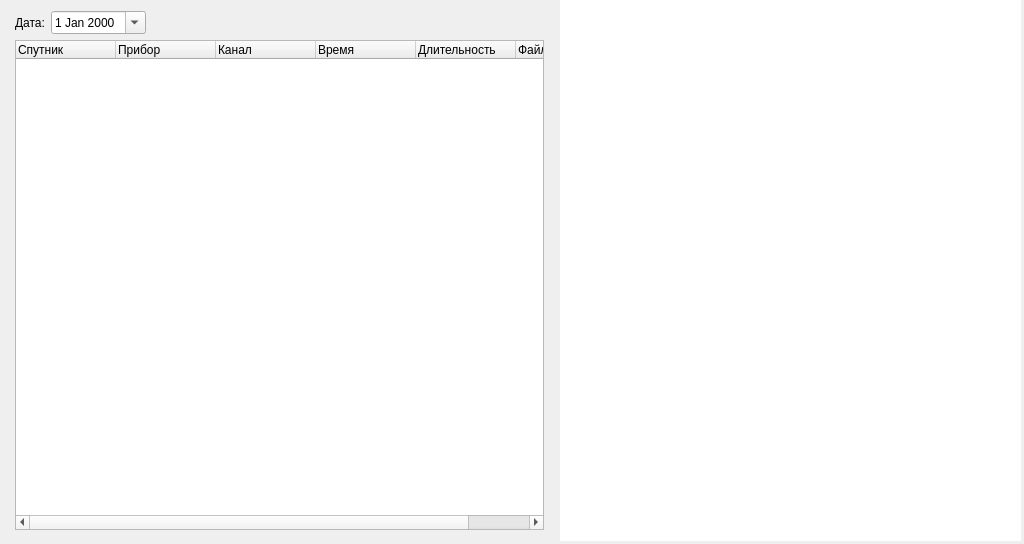
<?xml version="1.0" encoding="UTF-8"?>
<ui version="4.0">
 <class>MainWindow</class>
 <widget class="QMainWindow" name="MainWindow">
  <property name="geometry">
   <rect>
    <x>0</x>
    <y>0</y>
    <width>1024</width>
    <height>544</height>
   </rect>
  </property>
  <property name="sizePolicy">
   <sizepolicy hsizetype="Fixed" vsizetype="Fixed">
    <horstretch>0</horstretch>
    <verstretch>0</verstretch>
   </sizepolicy>
  </property>
  <property name="windowTitle">
   <string>Просмотр снимков геостационарных спутников</string>
  </property>
  <widget class="QWidget" name="centralWidget">
   <widget class="QWidget" name="layoutWidget">
    <property name="geometry">
     <rect>
      <x>4</x>
      <y>0</y>
      <width>551</width>
      <height>541</height>
     </rect>
    </property>
    <layout class="QVBoxLayout" name="verticalLayout">
     <item>
      <layout class="QHBoxLayout" name="horizontalLayout">
       <item>
        <widget class="QLabel" name="label">
         <property name="maximumSize">
          <size>
           <width>60</width>
           <height>16777215</height>
          </size>
         </property>
         <property name="text">
          <string>Дата:</string>
         </property>
        </widget>
       </item>
       <item>
        <widget class="QDateEdit" name="dateEdit">
         <property name="maximumSize">
          <size>
           <width>100</width>
           <height>16777215</height>
          </size>
         </property>
         <property name="calendarPopup">
          <bool>true</bool>
         </property>
        </widget>
       </item>
       <item>
        <spacer name="horizontalSpacer">
         <property name="orientation">
          <enum>Qt::Horizontal</enum>
         </property>
         <property name="sizeHint" stdset="0">
          <size>
           <width>40</width>
           <height>20</height>
          </size>
         </property>
        </spacer>
       </item>
      </layout>
     </item>
     <item>
      <widget class="QTreeWidget" name="treeWidget">
       <property name="rootIsDecorated">
        <bool>false</bool>
       </property>
       <column>
        <property name="text">
         <string>Спутник</string>
        </property>
       </column>
       <column>
        <property name="text">
         <string>Прибор</string>
        </property>
       </column>
       <column>
        <property name="text">
         <string>Канал</string>
        </property>
       </column>
       <column>
        <property name="text">
         <string>Время</string>
        </property>
       </column>
       <column>
        <property name="text">
         <string>Длительность</string>
        </property>
       </column>
       <column>
        <property name="text">
         <string>Файл</string>
        </property>
       </column>
      </widget>
     </item>
    </layout>
   </widget>
   <widget class="QLabel" name="picture">
    <property name="geometry">
     <rect>
      <x>560</x>
      <y>0</y>
      <width>461</width>
      <height>541</height>
     </rect>
    </property>
    <property name="autoFillBackground">
     <bool>false</bool>
    </property>
    <property name="styleSheet">
     <string notr="true">QLabel { background-color :rgb(255, 255, 255)}</string>
    </property>
    <property name="text">
     <string/>
    </property>
   </widget>
  </widget>
 </widget>
 <layoutdefault spacing="6" margin="11"/>
 <resources/>
 <connections/>
</ui>
